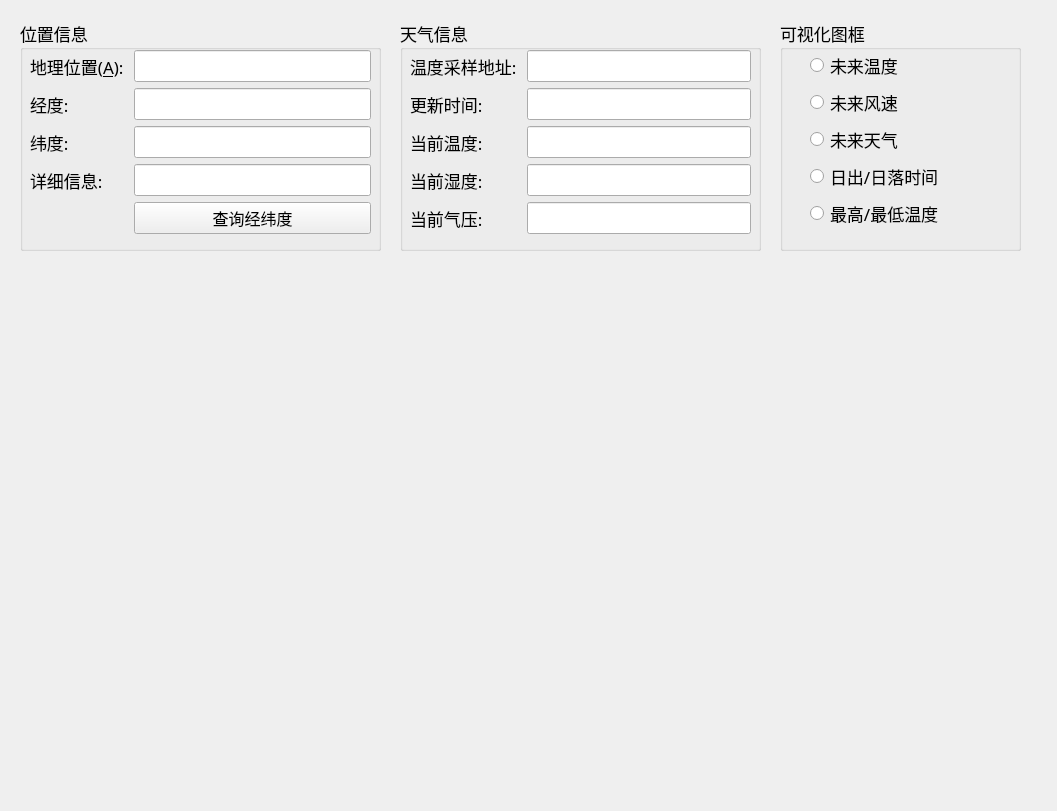
<?xml version="1.0" encoding="UTF-8"?>
<ui version="4.0">
 <class>Form</class>
 <widget class="QWidget" name="Form">
  <property name="geometry">
   <rect>
    <x>0</x>
    <y>0</y>
    <width>1057</width>
    <height>811</height>
   </rect>
  </property>
  <property name="windowTitle">
   <string>Form</string>
  </property>
  <widget class="QGroupBox" name="groupBox">
   <property name="geometry">
    <rect>
     <x>20</x>
     <y>20</y>
     <width>361</width>
     <height>231</height>
    </rect>
   </property>
   <property name="font">
    <font>
     <family>等线</family>
     <pointsize>13</pointsize>
    </font>
   </property>
   <property name="title">
    <string>位置信息</string>
   </property>
   <widget class="QWidget" name="">
    <property name="geometry">
     <rect>
      <x>10</x>
      <y>30</y>
      <width>341</width>
      <height>190</height>
     </rect>
    </property>
    <layout class="QFormLayout" name="formLayout">
     <item row="0" column="0">
      <widget class="QLabel" name="location_label">
       <property name="font">
        <font>
         <family>等线</family>
         <pointsize>13</pointsize>
        </font>
       </property>
       <property name="text">
        <string>地理位置(&amp;A): </string>
       </property>
       <property name="buddy">
        <cstring>position</cstring>
       </property>
      </widget>
     </item>
     <item row="0" column="1">
      <widget class="QLineEdit" name="position"/>
     </item>
     <item row="1" column="0">
      <widget class="QLabel" name="longitude_label">
       <property name="font">
        <font>
         <family>等线</family>
         <pointsize>13</pointsize>
        </font>
       </property>
       <property name="text">
        <string>经度: </string>
       </property>
       <property name="buddy">
        <cstring>longitude</cstring>
       </property>
      </widget>
     </item>
     <item row="1" column="1">
      <widget class="QLineEdit" name="longitude">
       <property name="readOnly">
        <bool>true</bool>
       </property>
      </widget>
     </item>
     <item row="2" column="0">
      <widget class="QLabel" name="latitude_label">
       <property name="font">
        <font>
         <family>等线</family>
         <pointsize>13</pointsize>
        </font>
       </property>
       <property name="text">
        <string>纬度: </string>
       </property>
       <property name="buddy">
        <cstring>latitude</cstring>
       </property>
      </widget>
     </item>
     <item row="2" column="1">
      <widget class="QLineEdit" name="latitude">
       <property name="readOnly">
        <bool>true</bool>
       </property>
      </widget>
     </item>
     <item row="3" column="0">
      <widget class="QLabel" name="information_label">
       <property name="font">
        <font>
         <family>等线</family>
         <pointsize>13</pointsize>
        </font>
       </property>
       <property name="text">
        <string>详细信息: </string>
       </property>
      </widget>
     </item>
     <item row="3" column="1">
      <widget class="QLineEdit" name="information">
       <property name="readOnly">
        <bool>true</bool>
       </property>
      </widget>
     </item>
     <item row="4" column="1">
      <widget class="QPushButton" name="loc_scan">
       <property name="font">
        <font>
         <family>等线</family>
         <pointsize>12</pointsize>
        </font>
       </property>
       <property name="text">
        <string>查询经纬度</string>
       </property>
      </widget>
     </item>
    </layout>
   </widget>
  </widget>
  <widget class="QGroupBox" name="groupBox_2">
   <property name="geometry">
    <rect>
     <x>400</x>
     <y>20</y>
     <width>361</width>
     <height>231</height>
    </rect>
   </property>
   <property name="font">
    <font>
     <family>等线</family>
     <pointsize>13</pointsize>
    </font>
   </property>
   <property name="title">
    <string>天气信息</string>
   </property>
   <widget class="QWidget" name="">
    <property name="geometry">
     <rect>
      <x>10</x>
      <y>30</y>
      <width>341</width>
      <height>191</height>
     </rect>
    </property>
    <layout class="QFormLayout" name="formLayout_2">
     <item row="0" column="0">
      <widget class="QLabel" name="temp_label">
       <property name="font">
        <font>
         <family>等线</family>
         <pointsize>13</pointsize>
        </font>
       </property>
       <property name="text">
        <string>温度采样地址: </string>
       </property>
      </widget>
     </item>
     <item row="0" column="1">
      <widget class="QLineEdit" name="temp_location">
       <property name="readOnly">
        <bool>true</bool>
       </property>
      </widget>
     </item>
     <item row="1" column="0">
      <widget class="QLabel" name="time_label">
       <property name="font">
        <font>
         <family>等线</family>
         <pointsize>13</pointsize>
        </font>
       </property>
       <property name="text">
        <string>更新时间: </string>
       </property>
      </widget>
     </item>
     <item row="1" column="1">
      <widget class="QLineEdit" name="time_stamp">
       <property name="readOnly">
        <bool>true</bool>
       </property>
      </widget>
     </item>
     <item row="2" column="0">
      <widget class="QLabel" name="label">
       <property name="font">
        <font>
         <family>等线</family>
         <pointsize>13</pointsize>
        </font>
       </property>
       <property name="text">
        <string>当前温度: </string>
       </property>
      </widget>
     </item>
     <item row="2" column="1">
      <widget class="QLineEdit" name="temp_now">
       <property name="readOnly">
        <bool>true</bool>
       </property>
      </widget>
     </item>
     <item row="3" column="0">
      <widget class="QLabel" name="humidity_label">
       <property name="font">
        <font>
         <family>等线</family>
         <pointsize>13</pointsize>
        </font>
       </property>
       <property name="text">
        <string>当前湿度: </string>
       </property>
      </widget>
     </item>
     <item row="3" column="1">
      <widget class="QLineEdit" name="humidity_now">
       <property name="readOnly">
        <bool>true</bool>
       </property>
      </widget>
     </item>
     <item row="4" column="0">
      <widget class="QLabel" name="pressure_label">
       <property name="font">
        <font>
         <family>等线</family>
         <pointsize>13</pointsize>
        </font>
       </property>
       <property name="text">
        <string>当前气压: </string>
       </property>
      </widget>
     </item>
     <item row="4" column="1">
      <widget class="QLineEdit" name="pressure">
       <property name="readOnly">
        <bool>true</bool>
       </property>
      </widget>
     </item>
    </layout>
   </widget>
  </widget>
  <widget class="QGroupBox" name="groupBox_3">
   <property name="geometry">
    <rect>
     <x>780</x>
     <y>20</y>
     <width>241</width>
     <height>231</height>
    </rect>
   </property>
   <property name="font">
    <font>
     <family>等线</family>
     <pointsize>13</pointsize>
    </font>
   </property>
   <property name="title">
    <string>可视化图框</string>
   </property>
   <widget class="QWidget" name="">
    <property name="geometry">
     <rect>
      <x>30</x>
      <y>30</y>
      <width>181</width>
      <height>181</height>
     </rect>
    </property>
    <layout class="QVBoxLayout" name="verticalLayout">
     <item>
      <widget class="QRadioButton" name="temp_radioButton">
       <property name="font">
        <font>
         <family>等线</family>
         <pointsize>13</pointsize>
        </font>
       </property>
       <property name="text">
        <string>未来温度</string>
       </property>
      </widget>
     </item>
     <item>
      <widget class="QRadioButton" name="radioButton">
       <property name="font">
        <font>
         <family>等线</family>
         <pointsize>13</pointsize>
        </font>
       </property>
       <property name="text">
        <string>未来风速</string>
       </property>
      </widget>
     </item>
     <item>
      <widget class="QRadioButton" name="radioButton_2">
       <property name="font">
        <font>
         <family>等线</family>
         <pointsize>13</pointsize>
        </font>
       </property>
       <property name="text">
        <string>未来天气</string>
       </property>
      </widget>
     </item>
     <item>
      <widget class="QRadioButton" name="radioButton_3">
       <property name="font">
        <font>
         <family>等线</family>
         <pointsize>13</pointsize>
        </font>
       </property>
       <property name="text">
        <string>日出/日落时间</string>
       </property>
      </widget>
     </item>
     <item>
      <widget class="QRadioButton" name="radioButton_4">
       <property name="font">
        <font>
         <family>等线</family>
         <pointsize>13</pointsize>
        </font>
       </property>
       <property name="text">
        <string>最高/最低温度</string>
       </property>
      </widget>
     </item>
    </layout>
   </widget>
  </widget>
  <widget class="QLabel" name="img">
   <property name="geometry">
    <rect>
     <x>20</x>
     <y>270</y>
     <width>1001</width>
     <height>501</height>
    </rect>
   </property>
   <property name="text">
    <string/>
   </property>
  </widget>
 </widget>
 <resources/>
 <connections/>
</ui>
